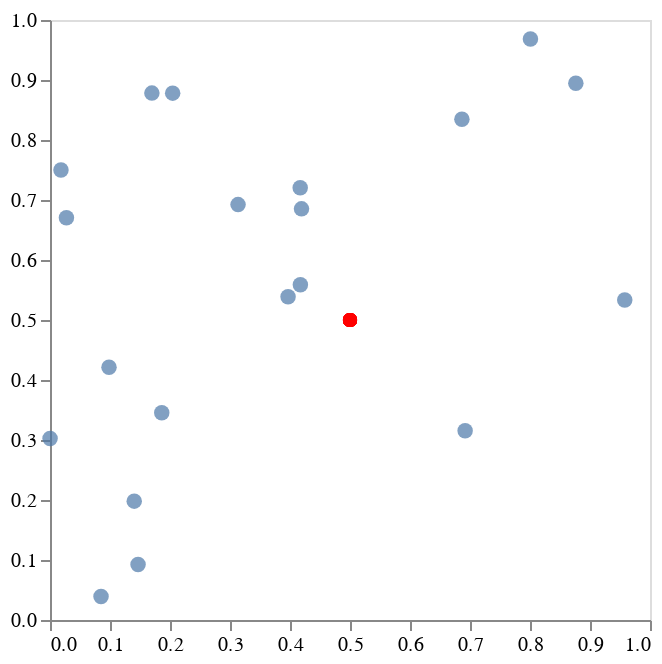

The notebook cell saved with this chart:
### Code cell
# Creating Dataframe
data = pd.DataFrame({'x0': X[:, 0], "x1" : X[:, 1]})
data['m0'] = .5
data['m1'] = .5

# Creating Plot
chart1 = alt.Chart(data).mark_circle(size=60).encode(
    x= alt.X('x0',
             axis=alt.Axis(grid=False)),
    y = alt.Y('x1',
             axis=alt.Axis(grid=False)))


chart2 = alt.Chart(data).mark_circle().encode(
    x= alt.X('m0',
              axis=alt.Axis(title = "")),
    y = alt.Y('m1',
               axis=alt.Axis(title = "")),
    color = alt.value('red'),
    size = alt.value(50)
)

chart1 + chart2

### Figure 1 — Vega-Lite specification as saved in the notebook (floating-point values rounded to 4 significant figures)
{"config": {"view": {"continuousWidth": 300, "continuousHeight": 300}}, "layer": [{"mark": {"type": "circle", "size": 60}, "encoding": {"x": {"axis": {"grid": false}, "field": "x0", "type": "quantitative"}, "y": {"axis": {"grid": false}, "field": "x1", "type": "quantitative"}}}, {"mark": {"type": "circle"}, "encoding": {"color": {"value": "red"}, "size": {"value": 50}, "x": {"axis": {"title": ""}, "field": "m0", "type": "quantitative"}, "y": {"axis": {"title": ""}, "field": "m1", "type": "quantitative"}}}], "data": {"name": "data-c1efa3485bc54d5ce629e74e2a4b8128"}, "$schema": "https://vega.github.io/schema/vega-lite/v5.8.0.json", "datasets": {"data-c1efa3485bc54d5ce629e74e2a4b8128": [{"x0": 0.417, "x1": 0.7203, "m0": 0.5, "m1": 0.5}, {"x0": 0.0001144, "x1": 0.3023, "m0": 0.5, "m1": 0.5}, {"x0": 0.1468, "x1": 0.09234, "m0": 0.5, "m1": 0.5}, {"x0": 0.1863, "x1": 0.3456, "m0": 0.5, "m1": 0.5}, {"x0": 0.3968, "x1": 0.5388, "m0": 0.5, "m1": 0.5}, {"x0": 0.4192, "x1": 0.6852, "m0": 0.5, "m1": 0.5}, {"x0": 0.2045, "x1": 0.8781, "m0": 0.5, "m1": 0.5}, {"x0": 0.02739, "x1": 0.6705, "m0": 0.5, "m1": 0.5}, {"x0": 0.4173, "x1": 0.5587, "m0": 0.5, "m1": 0.5}, {"x0": 0.1404, "x1": 0.1981, "m0": 0.5, "m1": 0.5}, {"x0": 0.8007, "x1": 0.9683, "m0": 0.5, "m1": 0.5}, {"x0": 0.3134, "x1": 0.6923, "m0": 0.5, "m1": 0.5}, {"x0": 0.8764, "x1": 0.8946, "m0": 0.5, "m1": 0.5}, {"x0": 0.08504, "x1": 0.03905, "m0": 0.5, "m1": 0.5}, {"x0": 0.1698, "x1": 0.8781, "m0": 0.5, "m1": 0.5}, {"x0": 0.09835, "x1": 0.4211, "m0": 0.5, "m1": 0.5}, {"x0": 0.9579, "x1": 0.5332, "m0": 0.5, "m1": 0.5}, {"x0": 0.6919, "x1": 0.3155, "m0": 0.5, "m1": 0.5}, {"x0": 0.6865, "x1": 0.8346, "m0": 0.5, "m1": 0.5}, {"x0": 0.01829, "x1": 0.7501, "m0": 0.5, "m1": 0.5}]}}
